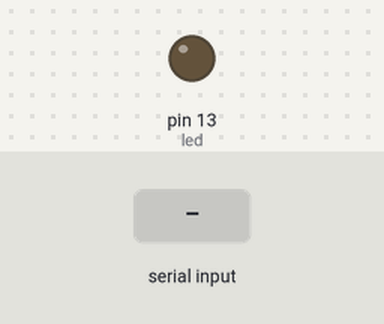
The sketch below on a simulated Arduino Uno, built with avr-gcc and run on an emulated ATmega328P. On the bench: output pins drawn as LEDs (lit = HIGH). Inputs (shaded band) come from the test bench.

Above: at 1.2 s.
1.3 s: "a" received over the second serial link
At 2.1 s:
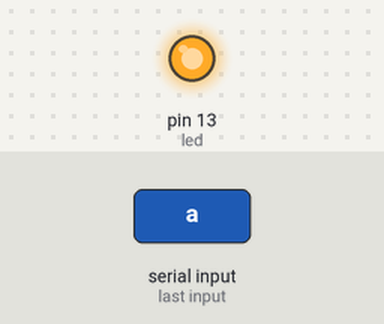
2.8 s: "b" received over the second serial link
At 3.2 s:
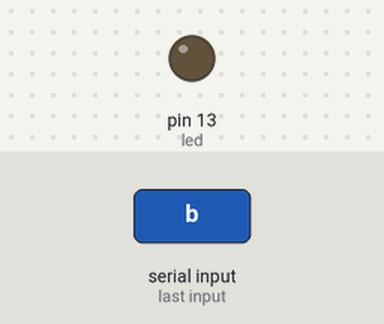
Timing chart, 0 to 5.8 s (numbered marks = the images above; inputs shaded):
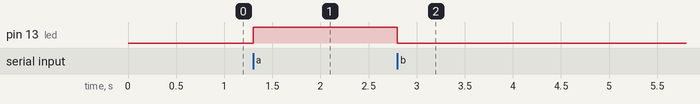

The sketch:

sketch_apr16a.ino
```cpp
/*蓝牙测试*/
#include <Arduino.h>
#include <SoftwareSerial.h>
//蓝牙定义
char val;
const int BT_RX = 3;// Pin3为RX，接HC05的TXD，软串口不一定非是这两个数字脚都可以
const int BT_TX = 9;// Pin9为TX，接HC05的RXD

int led =13;
SoftwareSerial BT(BT_RX, BT_TX );
void setup() {
// put your setup code here, to run once:
BT.begin(9600);
//Serial.begin(9600);
pinMode(led,OUTPUT);
}

void loop() {
// put your main code here, to run repeatedly:
if(BT.available()>0)
{
val=BT.read();
if(val=='a'){
digitalWrite(led,HIGH);
Serial.println("LED ON");
    }
else if(val=='b'){
digitalWrite(led,LOW);
Serial.println("LED OFF");
    }
  }
}
```

Measured:
- after the input at 1.3 s, pin 13 (led): LOW → HIGH at once
- after the input at 2.8 s, pin 13 (led): HIGH → LOW at once
